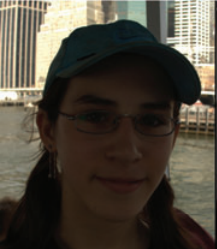
#> input picture images/input/skin_test.png, 217 x 249 px
$ python aindane.py   (Python 2 division)
#> lines starting #> are read from the running program, lines starting #| are printed output that depends on the picture
from os import path
import numpy as np
import cv2
from math import sqrt

__author__ = 'srlu'


class Aindane(object):
    """Implementation of AINDANE

    Adaptive and integrated neighborhood-dependent approach for nonlinear enhancement of color images

    Attributes:
        img_bgr: The image to be processed, read by cv2.imread
        img_gray: img_bgr converted to gray following NTSC
    """

    _EPS = 1e-6  # eliminate divide by zero error in I_conv/I

    def __init__(self, path_to_img):
        """
        :param path_to_img : full path to the image file
        """
#> called with path_to_img = './images/input/skin_test.png'
        self.img_bgr = cv2.imread(path_to_img)
#> self.img_bgr is the input picture: shape (249, 217, 3); mean B, G, R 59.6, 71.1, 77.7
        if self.img_bgr is None:
            raise Exception("cv2.imread failed! Please check if the path is valid")

        self.img_gray = cv2.cvtColor(
            self.img_bgr,
            cv2.COLOR_BGR2GRAY  # cv2 bgr2gray doing the same as NTSC
        )  # I in the paper
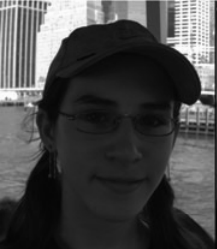
#> self.img_gray: shape (249, 217); min 5, max 253, mean 71.8

        # to collect parameters
        self.z = None
        self.c = None
        self.p = None

    def _ale(self):
        """ale algorithm in SubSection 3.1 of the paper.

        Basically just the implementation of the following formula:
            In_prime = f(In, z)
        Calculates In and z, then return In_prime

        :return In_prime:
        """

        # Calculate In
        In = self.img_gray / 255.0  # 2d array, equation 2

        # Calculate z
        cdf = cv2.calcHist([self.img_gray], [0], None, [256], [0, 256]).cumsum()
#> cdf = 256 values from 0 to 54033
        L = np.searchsorted(cdf, 0.1 * self.img_gray.shape[0] * self.img_gray.shape[1], side='right')
#> L = 12
        L_as_array = np.array([L])  # L as array, for np.piecewise
#> L_as_array = [12]
        z_as_array = np.piecewise(L_as_array,
                         [L_as_array <= 50,
                          50 < L_as_array <= 150,
                          L_as_array > 150
                          ],
                         [0, (L-50) / 100.0, 1]
                         )
#> z_as_array = [0]
        z = z_as_array[0]  # take the value out of array
#> z = 0

        self.z = z
#> self.z = 0

        # Result In_prime = f(In, z)
        In_prime = 0.5 * (In**(0.75*z+0.25) + (1-In)*0.4*(1-z) + In**(2-z))
        return In_prime

    def _ace(self, In_prime, c=5):
        """ace algorithm in SubSection 3.2 of the paper

        Implementation of:
            S = f(In_prime, E(P()))

        :param In_prime:
        :param c:

        :return S:
        """
#> called with c = 240

        # image freq shift
        img_freq = np.fft.fft2(self.img_gray)
        img_freq_shift = np.fft.fftshift(img_freq)

        # gaussian freq shift
        sigma = sqrt(c**2 / 2)
        _gaussian_x = cv2.getGaussianKernel(
            int(round(sigma*3)),  # size of gaussian: 3*sigma(0.99...)
            int(round(sigma))  # cv2 require sigma to be int
        )
        gaussian = (_gaussian_x * _gaussian_x.T) / np.sum(_gaussian_x * _gaussian_x.T)  # normalize
        gaussian_freq_shift = np.fft.fftshift(
            np.fft.fft2(gaussian, self.img_gray.shape)  # gaussian kernel padded with 0, extend to image.shape
        )

        # "image freq shift" * "gaussian freq shift"
        image_fm = img_freq_shift * gaussian_freq_shift
        I_conv = np.real(np.fft.ifft2(np.fft.ifftshift(image_fm)))  # equation 6
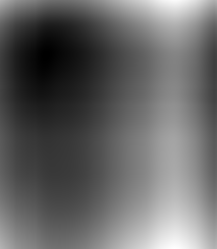
#> I_conv: shape (249, 217) float64; min 11.46, max 17.57, mean 13.9; drawn with min black and max white

        sigma_I = np.array([np.std(self.img_gray)])  # std of I,to an array, for np.piecewise
#> sigma_I = [68.55]
        P = np.piecewise(sigma_I,
                         [sigma_I <= 3,
                          3 < sigma_I < 10,
                          sigma_I >= 10
                          ],
                         [3, 1.0 * (27 - 2 * sigma_I) / 7, 1]
                         )[0]  # take the value out of array
#> P = 1

        self.c = c
        self.p = P
#> self.p = 1

        E = ((I_conv + self._EPS) / (self.img_gray + self._EPS)) ** P
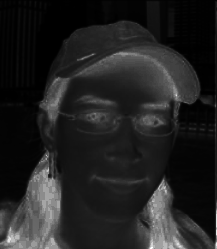
#> E: shape (249, 217) float64; min 0.0464, max 3.38, mean 0.495; drawn with min black and max white
        S = 255 * np.power(In_prime, E)
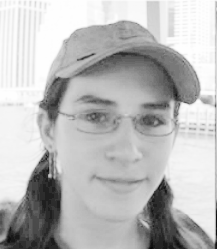
#> S: shape (249, 217) float64; min 9.95, max 254.9, mean 186.9
        return S

    def _color_restoration(self, S, lambdaa=[1, 1, 1]):
        S_restore = np.zeros(self.img_bgr.shape)
        for j in xrange(3):  # b,g,r
            S_restore[..., j] = S * (1.0 * self.img_bgr[..., j] / (self.img_gray + self._EPS)) * lambdaa[j]
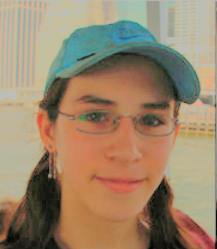
#> S_restore: shape (249, 217, 3) float64; mean B, G, R 148.1, 182.2, 210.5; drawn with min black and max white

        return np.clip(S_restore, 0, 255).astype('uint8')
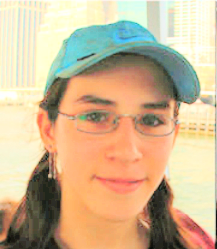
#> returned value: shape (249, 217, 3); mean of channels 0, 1, 2 147.6, 181.6, 206.4; drawn as B, G, R

    def aindane(self):
        """The algorithm put in a whole
        """

        In_prime = self._ale()
        S = self._ace(In_prime, c=240)
        return self._color_restoration(S, lambdaa=[1, 1, 1])

    def plot(self):
        """Plot input/output image side-by-side
        """

        print "z, c, p: {}, {}, {}".format(self.z, self.c, self.p)
        from matplotlib import pyplot as plt
        plt.imshow(cv2.cvtColor(np.hstack([self.img_bgr, self.aindane()]), cv2.COLOR_BGR2RGB))
        plt.show()
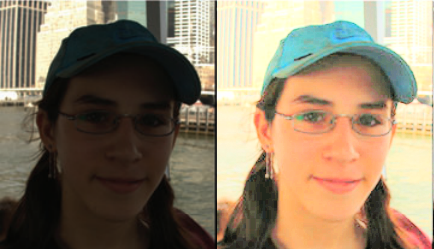
#> shown: shape (249, 434, 3); mean R, G, B 142.1, 126.4, 103.6


#################################################
def main():
    IMG_DIR = './images/input/'
    IMG_NAME = 'skin_test.png'

    aindane = Aindane(path.join(IMG_DIR, IMG_NAME))
    aindane.plot()

if __name__ == '__main__':
    main()

$ run again, with images/input/aindane_1.png copied over images/input/skin_test.png
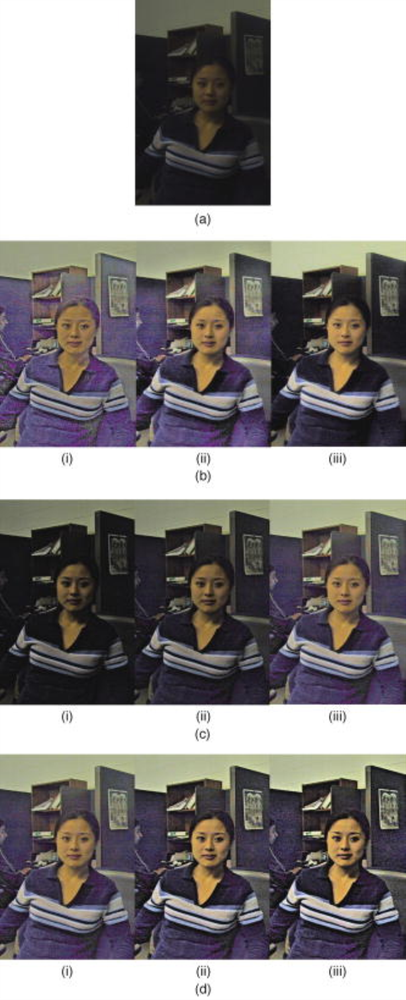
#> input picture images/input/aindane_1.png, 406 x 1000 px, shrunk from 790 x 1944 before the run
#> in __init__, self.img_bgr is the input picture: shape (1000, 406, 3); mean B, G, R 133.6, 133.6, 137.3
#> cdf = 256 values from 0 to 406000
#> L = 27
#> L_as_array = [27]
#> z_as_array = [0]
#> z = 0
#> in _ace, `I_conv = np.real(np.fft.ifft2(np.fft.ifftshift(image_fm)))`:
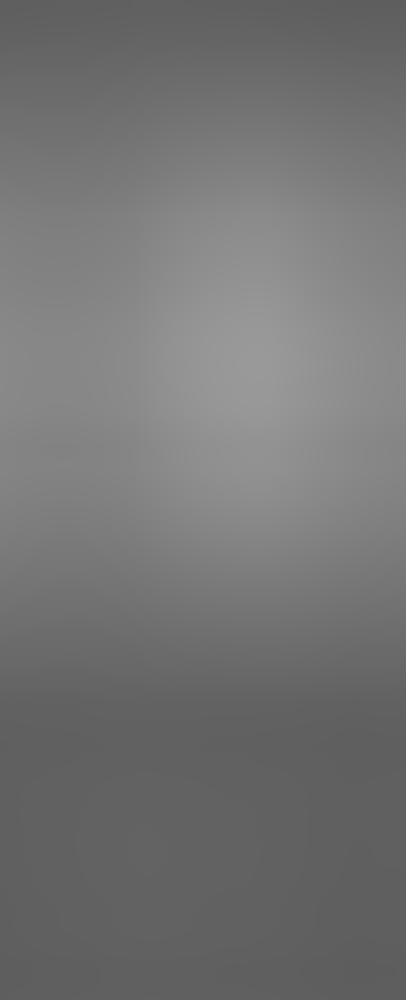
#> I_conv: shape (1000, 406) float64; min 93.8, max 153.4, mean 116.2
#> sigma_I = [91.02]
#> P = 1
#> in plot, `plt.show()`:
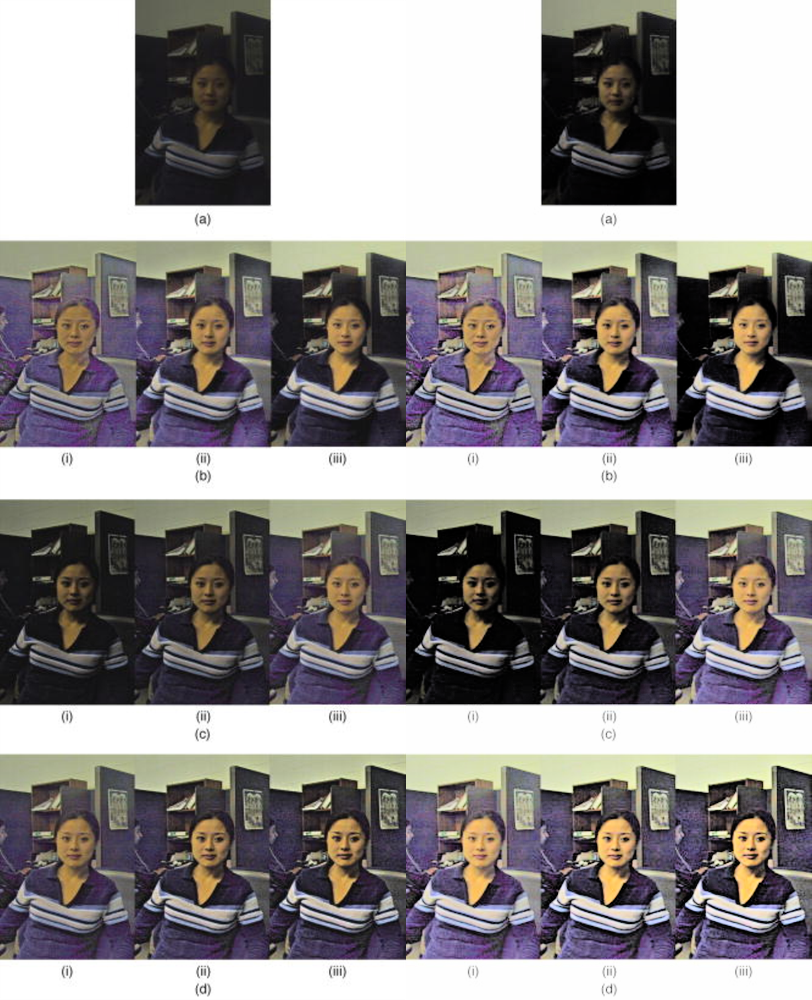
#> shown: shape (1000, 812, 3); mean R, G, B 142.6, 138.6, 138.4

$ run again, with images/input/aindane_1_origin.png copied over images/input/skin_test.png
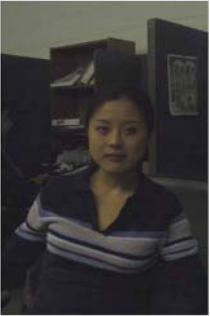
#> input picture images/input/aindane_1_origin.png, 210 x 316 px
#> in __init__, self.img_bgr is the input picture: shape (316, 210, 3); mean B, G, R 55.2, 55.8, 58
#> cdf = 256 values from 0 to 66360
#> L = 29
#> L_as_array = [29]
#> z_as_array = [0]
#> z = 0
#> in _ace, `I_conv = np.real(np.fft.ifft2(np.fft.ifftshift(image_fm)))`:
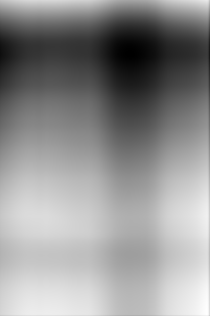
#> I_conv: shape (316, 210) float64; min 12.79, max 15.35, mean 14.25; drawn with min black and max white
#> sigma_I = [36.92]
#> P = 1
#> in plot, `plt.show()`:
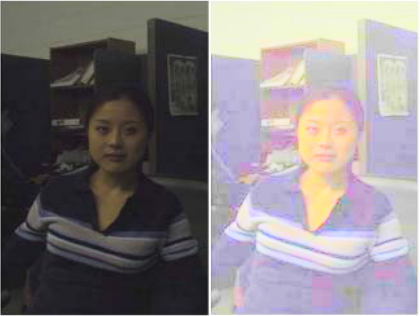
#> shown: shape (316, 420, 3); mean R, G, B 133.2, 127.5, 130.5

$ run again, with images/input/input_teaser.png copied over images/input/skin_test.png
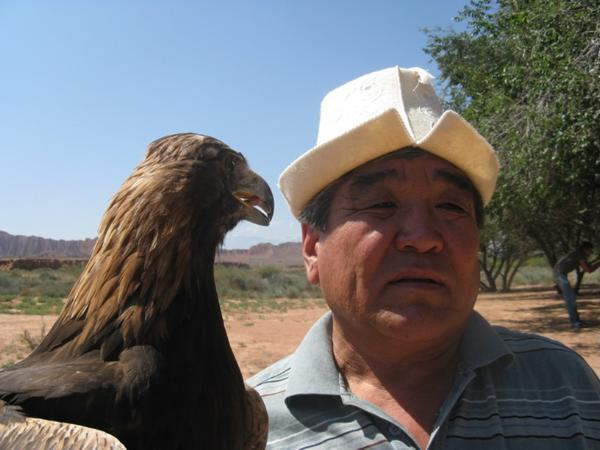
#> input picture images/input/input_teaser.png, 600 x 450 px
#> in __init__, self.img_bgr is the input picture: shape (450, 600, 3); mean B, G, R 111.3, 110.3, 109.7
#> cdf = 256 values from 0 to 270000
#> L = 28
#> L_as_array = [28]
#> z_as_array = [0]
#> z = 0
#> sigma_I = [67.86]
#> P = 1
#> in plot, `plt.show()`:
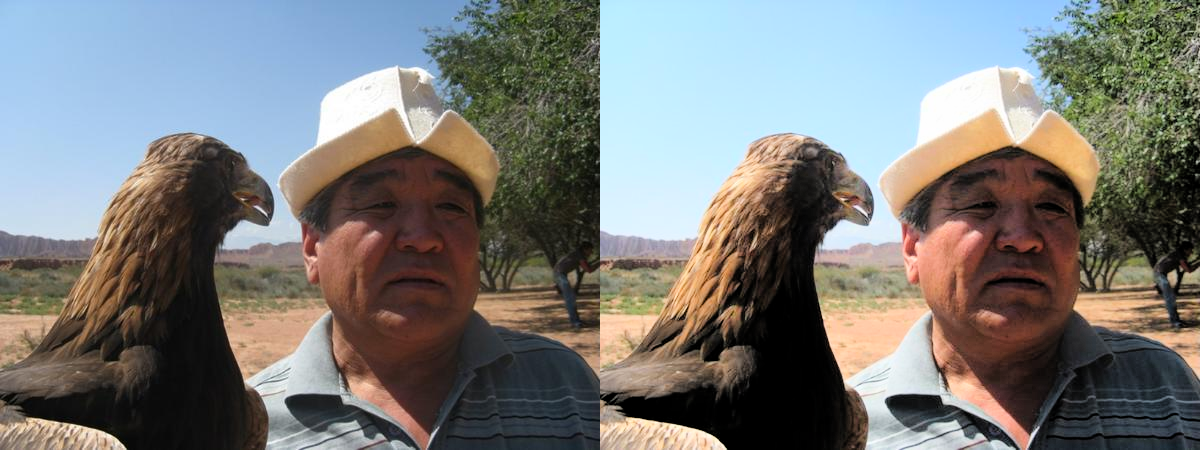
#> shown: shape (450, 1200, 3); mean R, G, B 122.1, 122.5, 120.3
